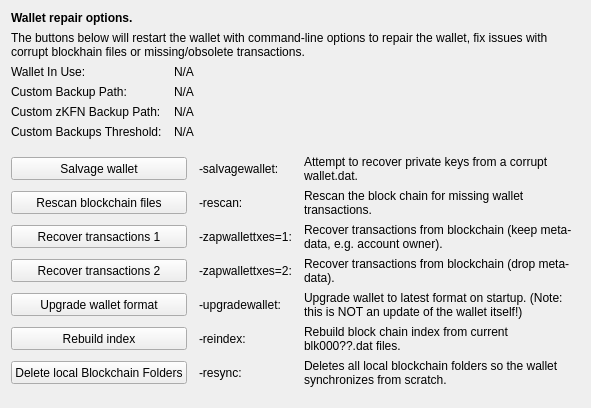
     <widget class="QWidget" name="tab_repair">
      <attribute name="title">
       <string>&amp;Wallet Repair</string>
      </attribute>
      <layout class="QGridLayout" name="gridLayout_4" columnstretch="0,0,0,0">
       <property name="horizontalSpacing">
        <number>12</number>
       </property>
       <item row="0" column="0" colspan="4">
        <widget class="QLabel" name="label_repair_header">
         <property name="font">
          <font>
           <weight>75</weight>
           <bold>true</bold>
          </font>
         </property>
         <property name="text">
          <string>Wallet repair options.</string>
         </property>
        </widget>
       </item>
       <item row="1" column="0" colspan="4">
        <widget class="QLabel" name="label_repair_helptext">
         <property name="font">
          <font>
           <weight>50</weight>
           <bold>false</bold>
          </font>
         </property>
         <property name="text">
          <string>The buttons below will restart the wallet with command-line options to repair the wallet, fix issues with corrupt blockhain files or missing/obsolete transactions.</string>
         </property>
         <property name="wordWrap">
          <bool>true</bool>
         </property>
        </widget>
       </item>
       <item row="2" column="0">
        <widget class="QLabel" name="wallet_path_label">
         <property name="text">
          <string>Wallet In Use:</string>
         </property>
        </widget>
       </item>
       <item row="2" column="1" colspan="3">
        <widget class="QLabel" name="wallet_path">
         <property name="cursor">
          <cursorShape>IBeamCursor</cursorShape>
         </property>
         <property name="text">
          <string>N/A</string>
         </property>
         <property name="textFormat">
          <enum>Qt::PlainText</enum>
         </property>
         <property name="textInteractionFlags">
          <set>Qt::LinksAccessibleByMouse|Qt::TextSelectableByKeyboard|Qt::TextSelectableByMouse</set>
         </property>
        </widget>
       </item>
       <item row="3" column="0">
        <widget class="QLabel" name="wallet_custombackuppath_label">
         <property name="visible">
          <bool>false</bool>
         </property>
         <property name="text">
          <string>Custom Backup Path:</string>
         </property>
        </widget>
       </item>
       <item row="3" column="1" colspan="3">
        <widget class="QLabel" name="wallet_custombackuppath">
         <property name="cursor">
          <cursorShape>IBeamCursor</cursorShape>
         </property>
         <property name="visible">
          <bool>false</bool>
         </property>
         <property name="text">
          <string>N/A</string>
         </property>
         <property name="textFormat">
          <enum>Qt::PlainText</enum>
         </property>
         <property name="textInteractionFlags">
          <set>Qt::LinksAccessibleByMouse|Qt::TextSelectableByKeyboard|Qt::TextSelectableByMouse</set>
         </property>
        </widget>
       </item>
       <item row="4" column="0">
        <widget class="QLabel" name="wallet_customzpivbackuppath_label">
         <property name="visible">
          <bool>false</bool>
         </property>
         <property name="text">
          <string>Custom zKFN Backup Path:</string>
         </property>
        </widget>
       </item>
       <item row="4" column="1" colspan="3">
        <widget class="QLabel" name="wallet_customzpivbackuppath">
         <property name="cursor">
          <cursorShape>IBeamCursor</cursorShape>
         </property>
         <property name="visible">
          <bool>false</bool>
         </property>
         <property name="text">
          <string>N/A</string>
         </property>
         <property name="textFormat">
          <enum>Qt::PlainText</enum>
         </property>
         <property name="textInteractionFlags">
          <set>Qt::LinksAccessibleByMouse|Qt::TextSelectableByKeyboard|Qt::TextSelectableByMouse</set>
         </property>
        </widget>
       </item>
       <item row="5" column="0">
        <widget class="QLabel" name="wallet_custombackupthreshold_label">
         <property name="visible">
          <bool>false</bool>
         </property>
         <property name="text">
          <string>Custom Backups Threshold:</string>
         </property>
        </widget>
       </item>
       <item row="5" column="1" colspan="3">
        <widget class="QLabel" name="wallet_custombackupthreshold">
         <property name="cursor">
          <cursorShape>IBeamCursor</cursorShape>
         </property>
         <property name="visible">
          <bool>false</bool>
         </property>
         <property name="text">
          <string>N/A</string>
         </property>
         <property name="textFormat">
          <enum>Qt::PlainText</enum>
         </property>
         <property name="textInteractionFlags">
          <set>Qt::LinksAccessibleByMouse|Qt::TextSelectableByKeyboard|Qt::TextSelectableByMouse</set>
         </property>
        </widget>
       </item>
       <item row="6" column="0">
        <spacer name="verticalSpacer_repair1">
         <property name="orientation">
          <enum>Qt::Vertical</enum>
         </property>
         <property name="sizeHint" stdset="0">
          <size>
           <width>10</width>
           <height>10</height>
          </size>
         </property>
        </spacer>
       </item>
       <item row="7" column="0" colspan="2">
        <widget class="QPushButton" name="btn_salvagewallet">
         <property name="minimumSize">
          <size>
           <width>100</width>
           <height>23</height>
          </size>
         </property>
         <property name="text">
          <string>Salvage wallet</string>
         </property>
        </widget>
       </item>
       <item row="7" column="2">
        <widget class="QLabel" name="label_repair_salvage_command">
         <property name="text">
          <string notr="true">-salvagewallet:</string>
         </property>
        </widget>
       </item>
       <item row="7" column="3">
        <widget class="QLabel" name="label_repair_salvage">
         <property name="text">
          <string>Attempt to recover private keys from a corrupt wallet.dat.</string>
         </property>
         <property name="wordWrap">
          <bool>true</bool>
         </property>
        </widget>
       </item>
       <item row="8" column="0" colspan="2">
        <widget class="QPushButton" name="btn_rescan">
         <property name="minimumSize">
          <size>
           <width>100</width>
           <height>23</height>
          </size>
         </property>
         <property name="text">
          <string>Rescan blockchain files</string>
         </property>
        </widget>
       </item>
       <item row="8" column="2">
        <widget class="QLabel" name="label_repair_rescan_command">
         <property name="text">
          <string notr="true">-rescan:</string>
         </property>
        </widget>
       </item>
       <item row="8" column="3">
        <widget class="QLabel" name="label_repair_rescan">
         <property name="text">
          <string>Rescan the block chain for missing wallet transactions.</string>
         </property>
         <property name="wordWrap">
          <bool>true</bool>
         </property>
        </widget>
       </item>
       <item row="9" column="0" colspan="2">
        <widget class="QPushButton" name="btn_zapwallettxes1">
         <property name="minimumSize">
          <size>
           <width>100</width>
           <height>23</height>
          </size>
         </property>
         <property name="text">
          <string>Recover transactions 1</string>
         </property>
        </widget>
       </item>
       <item row="9" column="2">
        <widget class="QLabel" name="label_repair_zap1_command">
         <property name="text">
          <string notr="true">-zapwallettxes=1:</string>
         </property>
        </widget>
       </item>
       <item row="9" column="3">
        <widget class="QLabel" name="label_repair_zap1">
         <property name="text">
          <string>Recover transactions from blockchain (keep meta-data, e.g. account owner).</string>
         </property>
         <property name="wordWrap">
          <bool>true</bool>
         </property>
        </widget>
       </item>
       <item row="10" column="0" colspan="2">
        <widget class="QPushButton" name="btn_zapwallettxes2">
         <property name="minimumSize">
          <size>
           <width>100</width>
           <height>23</height>
          </size>
         </property>
         <property name="text">
          <string>Recover transactions 2</string>
         </property>
        </widget>
       </item>
       <item row="10" column="2">
        <widget class="QLabel" name="label_repair_zap2_command">
         <property name="text">
          <string notr="true">-zapwallettxes=2:</string>
         </property>
        </widget>
       </item>
       <item row="10" column="3">
        <widget class="QLabel" name="label_repair_zap2">
         <property name="text">
          <string>Recover transactions from blockchain (drop meta-data).</string>
         </property>
         <property name="wordWrap">
          <bool>true</bool>
         </property>
        </widget>
       </item>
       <item row="11" column="0" colspan="2">
        <widget class="QPushButton" name="btn_upgradewallet">
         <property name="minimumSize">
          <size>
           <width>100</width>
           <height>23</height>
          </size>
         </property>
         <property name="text">
          <string>Upgrade wallet format</string>
         </property>
        </widget>
       </item>
       <item row="11" column="2">
        <widget class="QLabel" name="label_repair_upgrade_command">
         <property name="text">
          <string notr="true">-upgradewallet:</string>
         </property>
        </widget>
       </item>
       <item row="11" column="3">
        <widget class="QLabel" name="label_repair_upgrade">
         <property name="text">
          <string>Upgrade wallet to latest format on startup. (Note: this is NOT an update of the wallet itself!)</string>
         </property>
         <property name="wordWrap">
          <bool>true</bool>
         </property>
        </widget>
       </item>
       <item row="12" column="0" colspan="2">
        <widget class="QPushButton" name="btn_reindex">
         <property name="minimumSize">
          <size>
           <width>100</width>
           <height>23</height>
          </size>
         </property>
         <property name="text">
          <string>Rebuild index</string>
         </property>
        </widget>
       </item>
       <item row="12" column="2">
        <widget class="QLabel" name="label_repair_reindex_command">
         <property name="text">
          <string notr="true">-reindex:</string>
         </property>
        </widget>
       </item>
       <item row="12" column="3">
        <widget class="QLabel" name="label_repair_reindex">
         <property name="text">
          <string>Rebuild block chain index from current blk000??.dat files.</string>
         </property>
         <property name="wordWrap">
          <bool>true</bool>
         </property>
        </widget>
       </item>
       <item row="13" column="0" colspan="2">
        <widget class="QPushButton" name="btn_resync">
         <property name="minimumSize">
          <size>
           <width>100</width>
           <height>23</height>
          </size>
         </property>
         <property name="text">
          <string>Delete local Blockchain Folders</string>
         </property>
        </widget>
       </item>
       <item row="13" column="2">
        <widget class="QLabel" name="label_repair_resync_command">
         <property name="text">
          <string>-resync:</string>
         </property>
        </widget>
       </item>
       <item row="13" column="3">
        <widget class="QLabel" name="label_repair_resync">
         <property name="text">
          <string>Deletes all local blockchain folders so the wallet synchronizes from scratch.</string>
         </property>
         <property name="wordWrap">
          <bool>true</bool>
         </property>
        </widget>
       </item>
       <item row="14" column="0">
        <spacer name="verticalSpacer_repair2">
         <property name="orientation">
          <enum>Qt::Vertical</enum>
         </property>
         <property name="sizeHint" stdset="0">
          <size>
           <width>20</width>
           <height>10</height>
          </size>
         </property>
        </spacer>
       </item>
      </layout>
     </widget>
